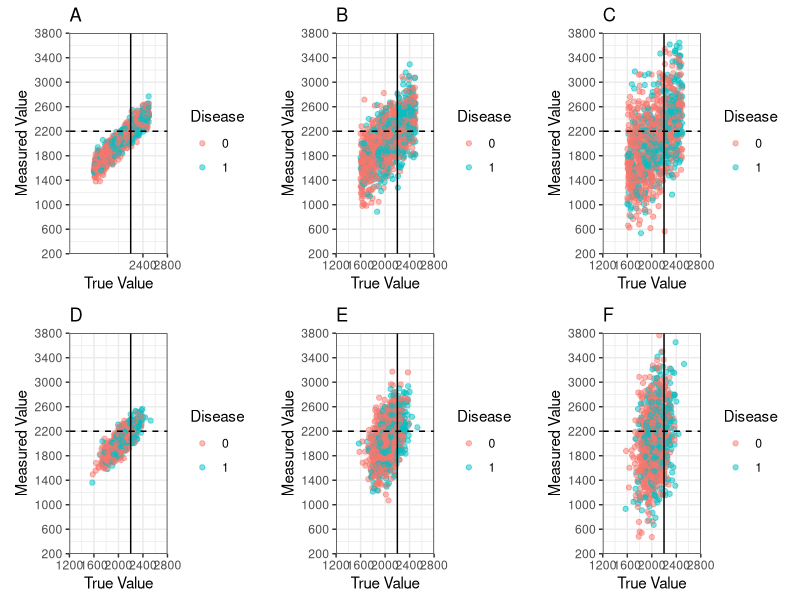

Write R code to recreate this figure. (Note: this script raises an error after producing the figure.)
# Scatterplots of one simulation for each scenario we ran through
# may convert this to Rmd for the sake of chunks
# could also make a function to plot these but that can be at a later time
library(dplyr)
library(ggplot2)
library(gridExtra)

set.seed(101)
pop1 <- tibble(
  E = as.integer(runif(1000, 1600, 2499)),  
  Eerror100 = rnorm(1000, mean = 0, sd = 100), Eprime100 = as.integer(E + Eerror100), 
  Eerror300 = rnorm(1000, mean = 0, sd = 300), Eprime300 = as.integer(E + Eerror300), 
  Eerror500 = rnorm(1000, mean = 0, sd = 500), Eprime500 = as.integer(E + Eerror500), 
  E_high = ifelse(E > 2200, 1, 0), Eprime100_high = ifelse(Eprime100 > 2200, 1, 0), 
  Eprime300_high = ifelse(Eprime300 > 2200, 1, 0), Eprime500_high = ifelse(Eprime500 > 2200, 1, 0), 
  DA = as.factor(rbinom(n = 1000, size = 1, p = plogis(-4.5 + 0.0019*E))),
  DB = as.factor(rbinom(n = 1000, size = 1, p = plogis(-8.0 + 0.0035*E))),
  DC = as.factor(rbinom(n = 1000, size = 1, p = plogis(-16.0 + 0.0072*E)))
)

range(pop1$Eprime500)
# These are exposures ~Uniform, ME ~(0, 100), RR= 1.66
Scatter1_100 <- ggplot(pop1, aes(x = E, y = Eprime100, color = DA)) + geom_point(alpha = 0.5) + scale_x_continuous(expand = c(0, 0), limits = c(1200, 2800), breaks = seq(2400, 2800, 400)) + scale_y_continuous(expand = c(0, 0), limits = c(200, 3800), breaks = seq(200, 4000, 400)) + labs(title = "A", x = "True Value", y = "Measured Value", color = "Disease") + geom_vline(xintercept = 2200) + geom_hline(yintercept = 2200, linetype = "dashed") + coord_fixed() + theme_bw() 
  
Scatter1_300 <- ggplot(pop1, aes(x = E, y = Eprime300, color = DA)) + geom_point(alpha = 0.5) + scale_x_continuous(expand = c(0, 0), limits = c(1200, 2800), breaks = seq(1200, 2800, 400)) + scale_y_continuous(expand = c(0, 0), limits = c(200, 3800), breaks = seq(200, 4000, 400)) + labs(title = "B", x = "True Value", y = "Measured Value", color = "Disease") + geom_vline(xintercept = 2200) + geom_hline(yintercept = 2200, linetype = "dashed") + coord_fixed() + theme_bw() 

Scatter1_500 <- ggplot(pop1, aes(x = E, y = Eprime500, color = DA)) + geom_point(alpha = 0.5) + scale_x_continuous(expand = c(0, 0), limits = c(1200, 2800), breaks = seq(1200, 2800, 400)) + scale_y_continuous(expand = c(0, 0), limits = c(200, 3800), breaks = seq(200, 4000, 400)) + labs(title = "C", x = "True Value", y = "Measured Value", color = "Disease") + geom_vline(xintercept = 2200) + geom_hline(yintercept = 2200, linetype = "dashed") + coord_fixed() + theme_bw() 

  
Scatter1B <- ggplot(pop1, aes(x = E, y = Eprime, color = DB)) + geom_point() + scale_x_continuous(expand = c(0, 0), limits = c(1400, 2800), breaks = seq(1400, 2800, 200)) + scale_y_continuous(expand = c(0, 0), limits = c(1300, 2900), breaks = seq(1400,3000, 200)) + theme_bw() + labs(title = "B", x = "True Value", y = "Measured Value", color = "Disease") + geom_vline(xintercept = 2200) + geom_hline(yintercept = 2200, linetype = "dashed") + coord_fixed()

Scatter1C <- ggplot(pop1, aes(x = E, y = Eprime, color = DC)) + geom_point() + scale_x_continuous(expand = c(0, 0), limits = c(1400, 2800), breaks = seq(1400, 2800, 200)) + scale_y_continuous(expand = c(0, 0), limits = c(1300, 2900), breaks = seq(1400,3000, 200)) + theme_bw() + labs(title = "C", x = "True Value", y = "Measured Value ") + geom_vline(xintercept = 2200) + geom_hline(yintercept = 2200, linetype = "dashed") + coord_fixed()


# For now I am creating one plot at a time. It is probably possible to do this more efficiently (maybe long format vs. wide) but that is a problem for a later time...



# A. a = -4.5, b = 0.0019 
# B. a = -8.0, b = 0.0035
# 3. a = -16.0, b = 0.0072
set.seed(101)
pop5 <- tibble(
  E = rnorm(1000, mean = 2050, sd = 150), 
  Eerror100 = rnorm(1000, mean = 0, sd = 100), Eprime100 = E + Eerror100, 
  Eerror300 = rnorm(1000, mean = 0, sd = 300), Eprime300 = E + Eerror300, 
  Eerror500 = rnorm(1000, mean = 0, sd = 500), Eprime500 = E + Eerror500, 
  E_high = ifelse(E > 2200, 1, 0), Eprime100_high = ifelse(Eprime100 > 2200, 1, 0), 
  Eprime300_high = ifelse(Eprime300 > 2200, 1, 0), Eprime500_high = ifelse(Eprime500 > 2200, 1, 0), 
  DA = as.factor(rbinom(n = 1000, size = 1, p = plogis(-4.5 + 0.0019*E))),
  DB = as.factor(rbinom(n = 1000, size = 1, p = plogis(-8.0 + 0.0035*E))),
  DC = as.factor(rbinom(n = 1000, size = 1, p = plogis(-16.0 + 0.0072*E)))
)
# These are exposures ~E(2050, 150), ME ~(0, 100), RR= 1.66
Scatter5A_100 <- ggplot(pop5, aes(x = E, y = Eprime100, color = DA)) + geom_point(alpha = 0.5) + scale_x_continuous(expand = c(0, 0), limits = c(1200, 2800), breaks = seq(1200, 2800, 400)) + scale_y_continuous(expand = c(0, 0), limits = c(200, 3800), breaks = seq(200, 4000, 400)) + labs(title = "D", x = "True Value", y = "Measured Value", color = "Disease") + geom_vline(xintercept = 2200) + geom_hline(yintercept = 2200, linetype = "dashed") + theme_bw() + coord_fixed()

Scatter5A_300 <- ggplot(pop5, aes(x = E, y = Eprime300, color = DA)) + geom_point(alpha = 0.5) + scale_x_continuous(expand = c(0, 0), limits = c(1200, 2800), breaks = seq(1200, 2800, 400)) + scale_y_continuous(expand = c(0, 0), limits = c(200, 3800), breaks = seq(200, 4000, 400)) + labs(title = "E", x = "True Value", y = "Measured Value", color = "Disease") + geom_vline(xintercept = 2200) + geom_hline(yintercept = 2200, linetype = "dashed") + theme_bw() + coord_fixed()

Scatter5A_500 <- ggplot(pop5, aes(x = E, y = Eprime500, color = DA)) + geom_point(alpha = 0.5) + scale_x_continuous(expand = c(0, 0), limits = c(1200, 2800), breaks = seq(1200, 2800, 400)) + scale_y_continuous(expand = c(0, 0), limits = c(200, 3800), breaks = seq(200, 4000, 400)) + labs(title = "F", x = "True Value", y = "Measured Value", color = "Disease") + geom_vline(xintercept = 2200) + geom_hline(yintercept = 2200, linetype = "dashed") + theme_bw() + coord_fixed()

combo1 <- grid.arrange(Scatter1_100, Scatter1_300, Scatter1_500, Scatter5A_100, Scatter5A_300, Scatter5A_500, ncol = 3)

ggsave("plots1.png", combo1,  width = 11, height = 8, units = "in")
### 

Scatter5B_100 <- ggplot(pop5, aes(x = E, y = Eprime100, color = DB)) + geom_point(alpha = 0.5) + scale_x_continuous(limits = c(1400, 2800), breaks = seq(1400, 2800, 200)) + scale_y_continuous(limits = c(1400, 2800), breaks = seq(1400, 2800, 200)) + theme_bw() + labs(title = "E ~N(2050,150), ME ~N(0,100) RR = 2.49", x = "True Value", y = "Measured Value", color = "Disease") + geom_vline(xintercept = 2200) + geom_hline(yintercept = 2200, linetype = "dashed") + theme_classic()

Scatter5C_100 <- ggplot(pop5, aes(x = E, y = Eprime100, color = DC)) + geom_point(alpha = 0.5) + scale_x_continuous(limits = c(1400, 2800), breaks = seq(1400, 2800, 200)) + scale_y_continuous(limits = c(1400, 2800), breaks = seq(1400, 2800, 200)) + theme_bw() + labs(title = "E ~N(2050,150), ME ~N(0,100) RR = 5.00", x = "True Value", y = "Measured Value", color = "Disease") + geom_vline(xintercept = 2200) + geom_hline(yintercept = 2200, linetype = "dashed") + theme_classic()

# case 6: E <- rnorm(n, mean = 2200, sd = 150)
pop6 <- data.frame(
  E = rnorm(1000, mean = 2200, sd = 150), 
  Eerror = rnorm(1000, mean = 0, sd = 100), 
  Eprime = E + Eerror, 
  E_high = ifelse(E > 2200, 1, 0), 
  Eprime_high = ifelse(Eprime > 2200, 1, 0), 
  E_mis = ifelse(E_high != Eprime_high, 1, 0),
  DA = as.factor(rbinom(n = 1000, size = 1, p = plogis(-4.5 + 0.0019*E))),
  DB = as.factor(rbinom(n = 1000, size = 1, p = plogis(-8.0 + 0.0035*E))),
  DC = as.factor(rbinom(n = 1000, size = 1, p = plogis(-16.0 + 0.0072*E)))
)

Scatter6A <- ggplot(pop_6, aes(x = E, y = Eprime, color = DA)) + geom_point() + scale_x_continuous(limits = c(1400, 2800), breaks = seq(1400,2800, 200)) + scale_y_continuous(limits = c(1400, 2800), breaks = seq(1400,2800, 200)) + theme_bw() + labs(title = "E ~Normal(2200, 150), RR = 1.66", x = "True Value", y = "Measured Value", color = "Disease") + geom_vline(xintercept = 2200) + geom_hline(yintercept = 2200, linetype = "dashed")

Scatter6B <- ggplot(pop_6, aes(x = E, y = Eprime, color = DB)) + geom_point() + scale_x_continuous(limits = c(1400, 2800), breaks = seq(1400,2800, 200)) + scale_y_continuous(limits = c(1400, 2800), breaks = seq(1400,2800, 200)) + theme_bw() + labs(title = "E ~Normal(2200, 150), RR = 2.49", x = "True Value", y = "Measured Value", color = "Disease") + geom_vline(xintercept = 2200) + geom_hline(yintercept = 2200, linetype = "dashed")

Scatter6C <- ggplot(pop_6, aes(x = E, y = Eprime, color = DC)) + geom_point() + scale_x_continuous(limits = c(1400, 2800), breaks = seq(1400, 2800, 200)) + scale_y_continuous(limits = c(1400, 2800), breaks = seq(1400,2800, 200)) + theme_bw() + labs(title = "E ~Normal(2200, 150), RR = 5.00", x = "True Value", y = "Measured Value", color = "Disease") + geom_vline(xintercept = 2200) + geom_hline(yintercept = 2200, linetype = "dashed")


# case7: E ~N(mean = 1900, sd = 150) rare exposure
pop7 <- data.frame(
  E = rnorm(1000, mean = 1900, sd = 150), 
  Eerror = rnorm(1000, mean = 0, sd = 100), 
  Eprime = E + Eerror, 
  E_high = ifelse(E > 2200, 1, 0), 
  Eprime_high = ifelse(Eprime > 2200, 1, 0), 
  E_mis = ifelse(E_high != Eprime_high, 1, 0),
  DA = as.factor(rbinom(n = 1000, size = 1, p = plogis(-4.5 + 0.0019*E))),
  DB = as.factor(rbinom(n = 1000, size = 1, p = plogis(-8.0 + 0.0035*E))),
  DC = as.factor(rbinom(n = 1000, size = 1, p = plogis(-16.0 + 0.0072*E)))
)

Scatter7A <- ggplot(pop_7, aes(x = E, y = Eprime, color = DA)) + geom_point() + scale_x_continuous(limits = c(1400, 2800), breaks = seq(1400, 2800, 200)) + scale_y_continuous(limits = c(1400, 2800), breaks = seq(1400, 2800, 200)) + theme_bw() + labs(title = "E ~Normal(1900, 150), RR = 1.66", x = "True Value", y = "Measured Value", color = "Disease") + geom_vline(xintercept = 2200) + geom_hline(yintercept = 2200, linetype = "dashed")

Scatter7B <- ggplot(pop_7, aes(x = E, y = Eprime, color = DB)) + geom_point() + scale_x_continuous(limits = c(1400, 2800), breaks = seq(1400, 2800, 200)) + scale_y_continuous(limits = c(1400, 2800), breaks = seq(1400, 2800, 200)) + theme_bw() + labs(title = "E ~Normal(1900, 150), RR = 2.49", x = "True Value", y = "Measured Value", color = "Disease") + geom_vline(xintercept = 2200) + geom_hline(yintercept = 2200, linetype = "dashed")

Scatter7C <- ggplot(pop_7, aes(x = E, y = Eprime, color = DC)) + geom_point() + scale_x_continuous(limits = c(1400, 2800), breaks = seq(1400, 2800, 200)) + scale_y_continuous(limits = c(1400, 2800), breaks = seq(1400,2800, 200)) + theme_bw() + labs(title = "E ~Normal(1900, 150), RR = 5.00", x = "True Value", y = "Measured Value", color = "Disease") + geom_vline(xintercept = 2200) + geom_hline(yintercept = 2200, linetype = "dashed")


# uniform but n = 1000
pop8 <- data.frame(
  E = runif(1000, min = 1600, max = 2499),
  Eerror = rnorm(1000, mean = 0, sd = 100), 
  Eprime = E + Eerror, 
  E_high = ifelse(E > 2200, 1, 0), 
  Eprime_high = ifelse(Eprime > 2200, 1, 0), 
  E_mis = ifelse(E_high != Eprime_high, 1, 0),
  DA = as.factor(rbinom(n = 1000, size = 1, p = plogis(-4.5 + 0.0019*E))),
  DB = as.factor(rbinom(n = 1000, size = 1, p = plogis(-8.0 + 0.0035*E))),
  DC = as.factor(rbinom(n = 1000, size = 1, p = plogis(-16.0 + 0.0072*E)))
)

Scatter8A <- ggplot(pop_8, aes(x = E, y = Eprime, color = DA)) + geom_point() + scale_x_continuous(limits = c(1400, 2800), breaks = seq(1400, 2800, 200)) + scale_y_continuous(limits = c(1400, 2800), breaks = seq(1400,2800, 200)) + theme_bw() + labs(title = "Uniform with n = 1,000, RR = 1.66", x = "True Value", y = "Measured Value", color = "Disease") + geom_vline(xintercept = 2200) + geom_hline(yintercept = 2200, linetype = "dashed")

Scatter8B <- ggplot(pop_8, aes(x = E, y = Eprime, color = DB)) + geom_point() + scale_x_continuous(limits = c(1400, 2800), breaks = seq(1400, 2800, 200)) + scale_y_continuous(limits = c(1400, 2800), breaks = seq(1400, 2800, 200)) + theme_bw() + labs(title = "Uniform with n = 1,000, RR = 2.49", x = "True Value", y = "Measured Value", color = "Disease") + geom_vline(xintercept = 2200) + geom_hline(yintercept = 2200, linetype = "dashed")

Scatter8C <- ggplot(pop_8, aes(x = E, y = Eprime, color = DC)) + geom_point() + scale_x_continuous(limits = c(1400, 2800), breaks = seq(1400, 2800, 200)) + scale_y_continuous(limits = c(1400, 2800), breaks = seq(1400, 2800, 200)) + theme_bw() + labs(title = "Uniform with n = 1,000, RR = 5.00", x = "True Value", y = "Measured Value", color = "Disease" ) + geom_vline(xintercept = 2200) + geom_hline(yintercept = 2200, linetype = "dashed")
